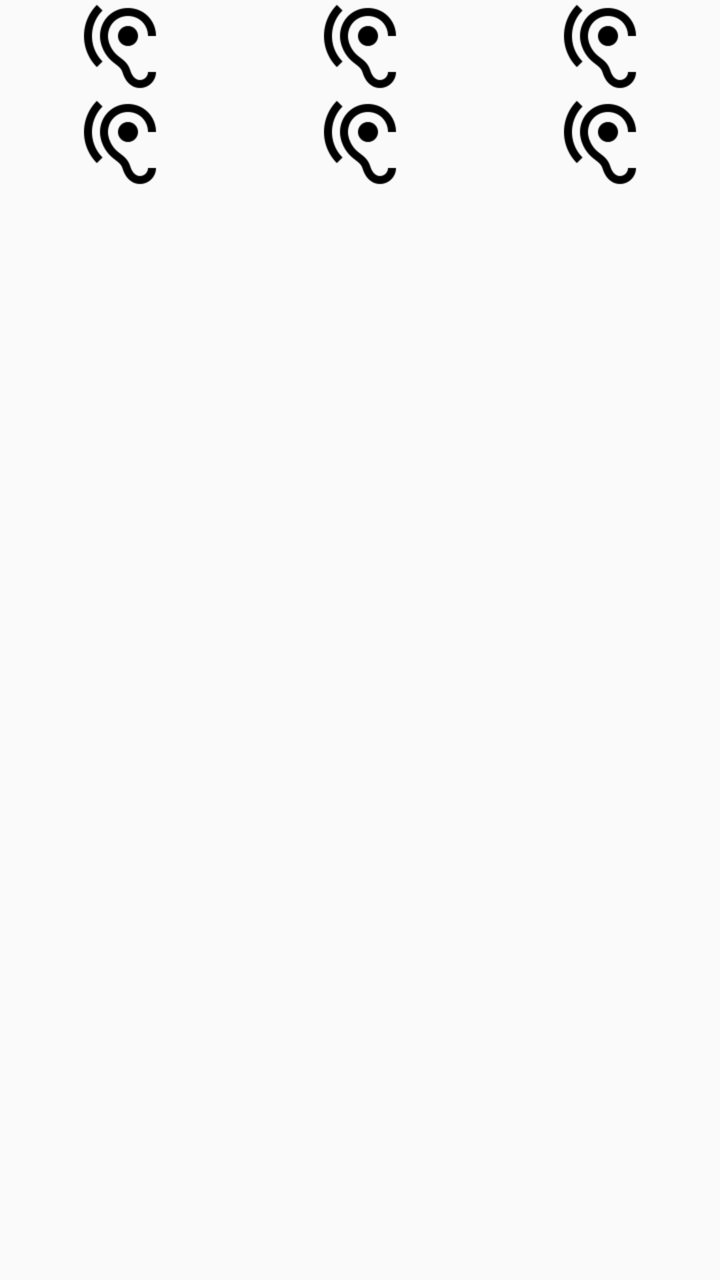
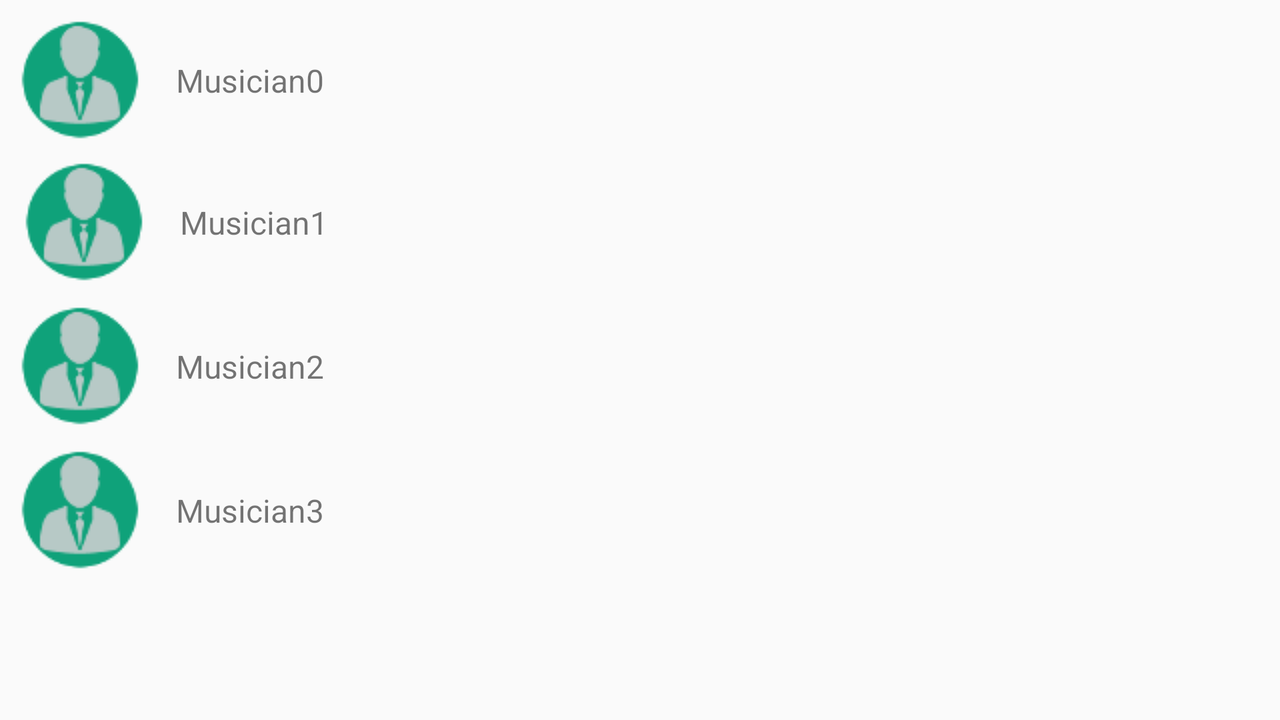

Two renders of one Android screen. The first uses the default layout on a phone; the second uses the alternative layout the repository ships for a different screen configuration, on a matching device. The two XML files are below.
<!-- AndroidManifest.xml: application theme AppTheme.NoActionBar -->
<!-- res/layout/fragment_album_detail_second.xml -->
<android.support.constraint.ConstraintLayout xmlns:android="http://schemas.android.com/apk/res/android"
    xmlns:app="http://schemas.android.com/apk/res-auto"
    xmlns:tools="http://schemas.android.com/tools"
    android:layout_width="match_parent"
    android:layout_height="match_parent"
    tools:layout_editor_absoluteX="0dp"
    tools:layout_editor_absoluteY="25dp">


    <GridLayout xmlns:android="http://schemas.android.com/apk/res/android"
        android:id="@+id/gird_layout_images"
        android:layout_width="0dp"
        android:layout_height="wrap_content"
        android:columnCount="3"
        android:orientation="vertical"
        android:rowCount="2"
        app:layout_constraintEnd_toEndOf="parent"
        app:layout_constraintStart_toStartOf="parent"
        app:layout_constraintTop_toTopOf="parent"
        tools:layout_editor_absoluteX="8dp">


        <ImageView
            android:id="@+id/album_image_0"
            android:layout_width="wrap_content"
            android:layout_height="wrap_content"
            android:layout_column="0"
            android:layout_columnWeight="1"
            android:layout_row="0"
            android:layout_rowWeight="1"
            android:src="@drawable/ic_album_heard" />


        <ImageView
            android:id="@+id/album_image_1"
            android:layout_width="wrap_content"
            android:layout_height="wrap_content"
            android:layout_column="1"
            android:layout_columnWeight="1"
            android:layout_row="0"
            android:layout_rowWeight="1"
            android:src="@drawable/ic_album_heard" />


        <ImageView
            android:id="@+id/album_image_2"
            android:layout_width="wrap_content"
            android:layout_height="wrap_content"
            android:layout_column="2"
            android:layout_columnWeight="1"
            android:layout_row="0"
            android:layout_rowWeight="1"
            android:src="@drawable/ic_album_heard" />


        <ImageView
            android:id="@+id/album_image_3"
            android:layout_width="wrap_content"
            android:layout_height="wrap_content"
            android:layout_column="0"
            android:layout_columnWeight="1"
            android:layout_row="1"
            android:layout_rowWeight="1"
            android:src="@drawable/ic_album_heard" />


        <ImageView
            android:id="@+id/album_image_4"
            android:layout_width="wrap_content"
            android:layout_height="wrap_content"
            android:layout_column="1"
            android:layout_columnWeight="1"
            android:layout_row="1"
            android:layout_rowWeight="1"
            android:src="@drawable/ic_album_heard" />


        <ImageView
            android:id="@+id/album_image_5"
            android:layout_width="wrap_content"
            android:layout_height="wrap_content"
            android:layout_column="2"
            android:layout_columnWeight="1"
            android:layout_row="1"
            android:layout_rowWeight="1"
            android:src="@drawable/ic_album_heard" />

    </GridLayout>

    <ListView
        android:layout_width="0dp"
        android:layout_height="0dp"
        android:layout_marginLeft="0dp"
        android:layout_marginRight="0dp"
        android:layout_marginTop="8dp"
        app:layout_constraintBottom_toBottomOf="parent"
        app:layout_constraintEnd_toEndOf="parent"
        app:layout_constraintLeft_toLeftOf="parent"
        app:layout_constraintRight_toRightOf="parent"
        app:layout_constraintStart_toStartOf="parent"
        app:layout_constraintTop_toBottomOf="@+id/gird_layout_images">


    </ListView>

    
    
    

    

</android.support.constraint.ConstraintLayout>
<!-- resources referenced by this layout -->
<resources>
  <!-- drawable ic_album_heard: png bitmap (drawable-xhdpi, 1838 bytes) -->
  <style name="AppTheme.NoActionBar">
          <item name="windowActionBar">false</item>
          <item name="windowNoTitle">true</item>
      </style>
</resources>
<!-- res/layout-land/fragment_album_detail_second.xml (the repository's variant of the layout above) -->
<!-- drawn on the phone turned sideways -->
<android.support.constraint.ConstraintLayout xmlns:android="http://schemas.android.com/apk/res/android"
    xmlns:app="http://schemas.android.com/apk/res-auto"
    xmlns:tools="http://schemas.android.com/tools"
    android:layout_width="match_parent"
    android:layout_height="match_parent"
    tools:layout_editor_absoluteX="0dp"
    tools:layout_editor_absoluteY="25dp">


    <GridLayout xmlns:android="http://schemas.android.com/apk/res/android"
        android:id="@+id/gird_layout_images"
        android:layout_width="wrap_content"
        android:layout_height="0dp"
        android:columnCount="3"
        android:orientation="vertical"
        android:rowCount="2"
        app:layout_constraintBottom_toBottomOf="parent"
        app:layout_constraintStart_toStartOf="parent"
        app:layout_constraintTop_toTopOf="parent"
        tools:layout_editor_absoluteX="8dp">


        <ImageView
            android:id="@+id/album_image_0"
            android:layout_width="wrap_content"
            android:layout_height="wrap_content"
            android:layout_column="0"
            android:layout_columnWeight="1"
            android:layout_row="0"
            android:layout_rowWeight="1"
            android:src="@drawable/no_image" />


        <ImageView
            android:id="@+id/album_image_1"
            android:layout_width="wrap_content"
            android:layout_height="wrap_content"
            android:layout_column="1"
            android:layout_columnWeight="1"
            android:layout_row="0"
            android:layout_rowWeight="1"
            android:src="@drawable/no_image" />


        <ImageView
            android:id="@+id/album_image_2"
            android:layout_width="wrap_content"
            android:layout_height="wrap_content"
            android:layout_column="2"
            android:layout_columnWeight="1"
            android:layout_row="0"
            android:layout_rowWeight="1"
            android:src="@drawable/no_image" />


        <ImageView
            android:id="@+id/album_image_3"
            android:layout_width="wrap_content"
            android:layout_height="wrap_content"
            android:layout_column="0"
            android:layout_columnWeight="1"
            android:layout_row="1"
            android:layout_rowWeight="1"
            android:src="@drawable/no_image" />


        <ImageView
            android:id="@+id/album_image_4"
            android:layout_width="wrap_content"
            android:layout_height="wrap_content"
            android:layout_column="1"
            android:layout_columnWeight="1"
            android:layout_row="1"
            android:layout_rowWeight="1"
            android:src="@drawable/no_image" />


        <ImageView
            android:id="@+id/album_image_5"
            android:layout_width="wrap_content"
            android:layout_height="wrap_content"
            android:layout_column="2"
            android:layout_columnWeight="1"
            android:layout_row="1"
            android:layout_rowWeight="1"
            android:src="@drawable/no_image" />

    </GridLayout>

    <ImageView
        android:id="@+id/artist_image_view_0"
        android:layout_width="64dp"
        android:layout_height="64dp"
        android:layout_marginLeft="8dp"
        android:layout_marginTop="8dp"
        android:scaleType="fitCenter"
        android:src="@drawable/undefined_person_image"
        app:layout_constraintLeft_toRightOf="@id/gird_layout_images"
        app:layout_constraintTop_toTopOf="parent" />

    <TextView
        android:id="@+id/artist_text_view_0"
        android:layout_width="wrap_content"
        android:layout_height="wrap_content"
        android:layout_marginBottom="8dp"
        android:layout_marginLeft="16dp"
        android:layout_marginTop="8dp"
        android:text="Musician0"
        android:textSize="16dp"
        app:layout_constraintBottom_toBottomOf="@+id/artist_image_view_0"
        app:layout_constraintLeft_toRightOf="@+id/artist_image_view_0"
        app:layout_constraintTop_toTopOf="@+id/artist_image_view_0" />

    <ImageView
        android:id="@+id/artist_image_view_1"
        android:layout_width="64dp"
        android:layout_height="64dp"
        android:layout_marginLeft="10dp"
        android:layout_marginTop="7dp"
        android:scaleType="fitCenter"
        android:src="@drawable/undefined_person_image"
        app:layout_constraintLeft_toRightOf="@id/gird_layout_images"
        app:layout_constraintTop_toBottomOf="@id/artist_image_view_0" />

    <TextView
        android:id="@+id/artist_text_view_1"
        android:layout_width="wrap_content"
        android:layout_height="wrap_content"
        android:layout_marginBottom="8dp"
        android:layout_marginLeft="16dp"
        android:layout_marginTop="8dp"
        android:text="Musician1"
        android:textSize="16dp"
        app:layout_constraintBottom_toBottomOf="@+id/artist_image_view_1"
        app:layout_constraintLeft_toRightOf="@+id/artist_image_view_1"
        app:layout_constraintTop_toTopOf="@+id/artist_image_view_1" />

    <ImageView
        android:id="@+id/artist_image_view_2"
        android:layout_width="64dp"
        android:layout_height="64dp"
        android:layout_marginLeft="8dp"
        android:layout_marginTop="8dp"
        android:scaleType="fitCenter"
        android:src="@drawable/undefined_person_image"
        app:layout_constraintLeft_toRightOf="@id/gird_layout_images"
        app:layout_constraintTop_toBottomOf="@id/artist_image_view_1" />

    <TextView
        android:id="@+id/artist_text_view_2"
        android:layout_width="wrap_content"
        android:layout_height="wrap_content"
        android:layout_marginBottom="8dp"
        android:layout_marginLeft="16dp"
        android:layout_marginTop="8dp"
        android:text="Musician2"
        android:textSize="16dp"
        app:layout_constraintBottom_toBottomOf="@+id/artist_image_view_2"
        app:layout_constraintLeft_toRightOf="@+id/artist_image_view_2"
        app:layout_constraintTop_toTopOf="@+id/artist_image_view_2" />

    <ImageView
        android:id="@+id/artist_image_view_3"
        android:layout_width="64dp"
        android:layout_height="64dp"
        android:layout_marginLeft="8dp"
        android:layout_marginTop="8dp"
        android:scaleType="fitCenter"
        android:src="@drawable/undefined_person_image"
        app:layout_constraintLeft_toRightOf="@id/gird_layout_images"
        app:layout_constraintTop_toBottomOf="@id/artist_image_view_2" />

    <TextView
        android:id="@+id/artist_text_view_3"
        android:layout_width="wrap_content"
        android:layout_height="wrap_content"
        android:layout_marginBottom="8dp"
        android:layout_marginLeft="16dp"
        android:layout_marginTop="8dp"
        android:text="Musician3"
        android:textSize="16dp"
        app:layout_constraintBottom_toBottomOf="@+id/artist_image_view_3"
        app:layout_constraintLeft_toRightOf="@+id/artist_image_view_3"
        app:layout_constraintTop_toTopOf="@+id/artist_image_view_3" />
</android.support.constraint.ConstraintLayout>
<!-- resources referenced by the variant -->
<!-- as the phone turned sideways resolves them -->
<resources>
  <!-- drawable undefined_person_image: png bitmap (drawable, 2403 bytes) -->
  <style name="AppTheme.NoActionBar">
          <item name="windowActionBar">false</item>
          <item name="windowNoTitle">true</item>
      </style>
</resources>
